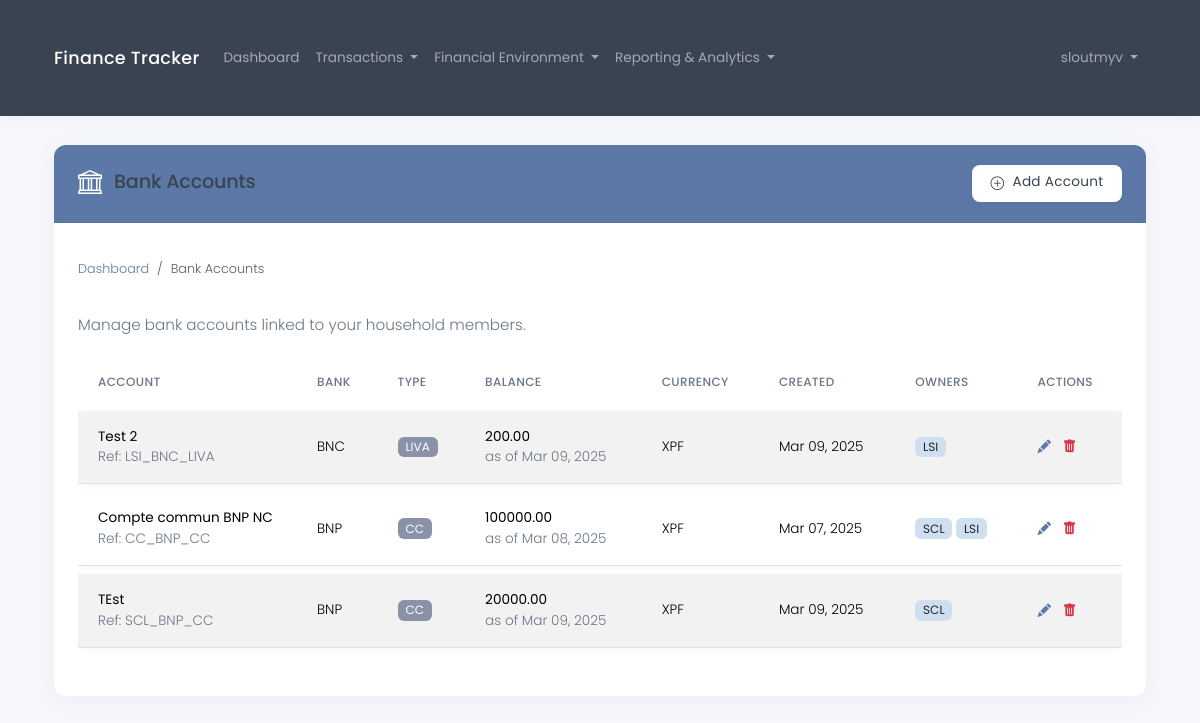
The app's page /en/financial/bank-accounts/ (signed in), older data.
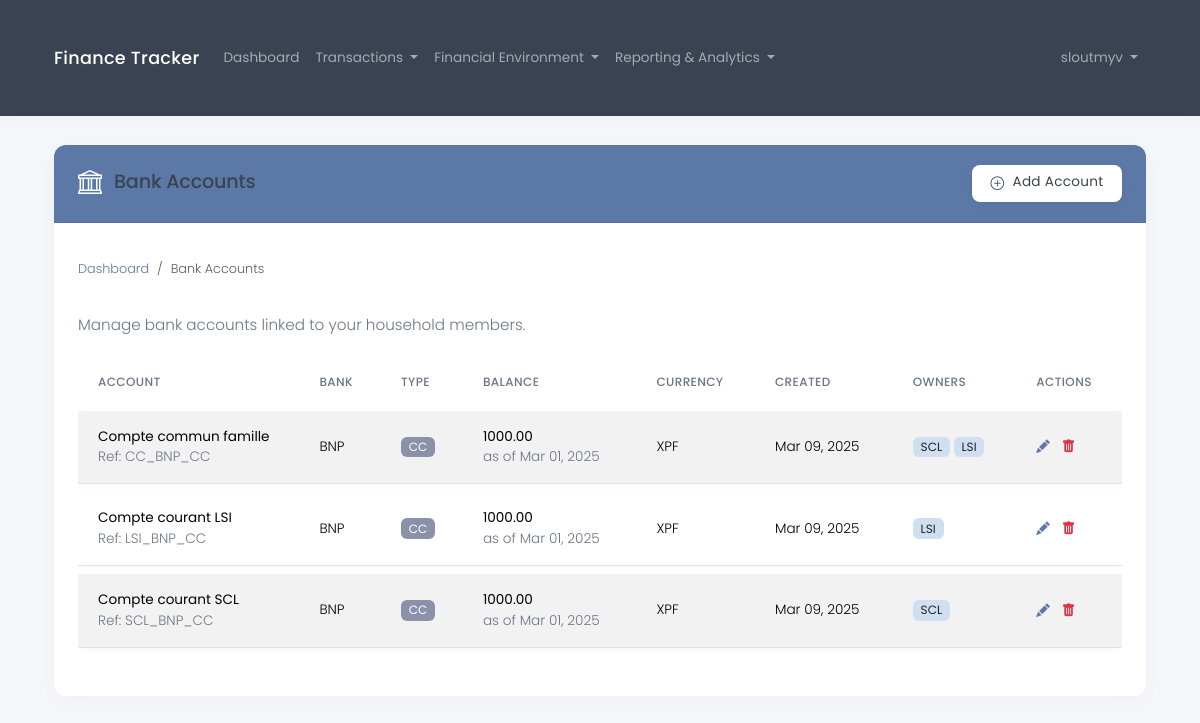
The same page, newer data.
### core/models.py (models this page shows, shortened)
class BankAccount(models.Model):
    CURRENCY_CHOICES = [
        ('EUR', _('Euro (€)')),
        ('USD', _('US Dollar ($)')),
        ('GBP', _('British Pound (£)')),
        ('JPY', _('Japanese Yen (¥)')),
        ('CHF', _('Swiss Franc (Fr)')),
        ('AUD', _('Australian Dollar (A$)')),
        ('CAD', _('Canadian Dollar (C$)')),
        ('XPF', _('CFP Franc (₣)')),
        ('CNY', _('Chinese Yuan (¥)')),
    ]
    name = models.CharField(max_length=100, help_text=_("Name of the account"))
    bank_name = models.CharField(max_length=100, help_text=_("Name of the bank"), default="")
    account_type = models.ForeignKey(AccountType, on_delete=models.PROTECT, related_name='accounts', null=True)
    members = models.ManyToManyField(HouseholdMember, related_name='bank_accounts')
    reference = models.CharField(max_length=100, blank=True, help_text=_("Auto-generated reference code"))
    currency = models.CharField(
        max_length=3,
        choices=CURRENCY_CHOICES,
        default='EUR',
        help_text=_("Three-letter currency code")
    )
    balance = models.DecimalField(
        max_digits=12,
        decimal_places=2,
        default=0.0,
        help_text=_("Current balance of the account")
    )
    balance_date = models.DateField(
        default=timezone.now,
        help_text=_("Date when the balance was last updated")
    )
    timestamp = models.DateTimeField(default=timezone.now, help_text=_("Account creation date and time"))
    created_at = models.DateTimeField(auto_now_add=True)
    updated_at = models.DateTimeField(auto_now=True)
    class Meta:
        ordering = ['bank_name', 'name']

class AccountType(models.Model):
    designation = models.CharField(max_length=100)
    short_designation = models.CharField(max_length=10)
    created_at = models.DateTimeField(auto_now_add=True)
    updated_at = models.DateTimeField(auto_now=True)
    class Meta:
        ordering = ['designation']

class HouseholdMember(models.Model):
    tax_household = models.ForeignKey(TaxHousehold, on_delete=models.CASCADE, related_name='members')
    first_name = models.CharField(max_length=100)
    last_name = models.CharField(max_length=100)
    date_of_birth = models.DateField()
    trigram = models.CharField(max_length=3, editable=False)
    created_at = models.DateTimeField(auto_now_add=True)
    updated_at = models.DateTimeField(auto_now=True)

### core/views.py (the view)
# urls.py: path('financial/bank-accounts/', views.bank_account_list, name='bank_account_list'),
@login_required
def bank_account_list(request):
    try:
        household = request.user.tax_household
        members = household.members.all()
        has_members = members.exists()
        bank_accounts = BankAccount.objects.filter(members__in=members).distinct() if has_members else []
        return render(request, 'financial/bank_account_list.html', {
            'bank_accounts': bank_accounts,
            'has_household': True,
            'has_members': has_members
        })
    except TaxHousehold.DoesNotExist:
        return render(request, 'financial/bank_account_list.html', {
            'bank_accounts': [],
            'has_household': False,
            'has_members': False
        })

### templates/financial/bank_account_list.html (shortened to what this page needs)
{% extends 'base.html' %}
{% load i18n_extras %}
{% block content %}
<div class="row">
    <div class="col-md-12">
        <div class="card">
            <div class="card-header bg-primary text-white d-flex align-items-center justify-content-between">
                <div>
                    <i class="bi bi-bank me-2 fs-4"></i>
                    <h3 class="mb-0 d-inline">{% translate_json "Bank Accounts" %}</h3>
                </div>
                {% if has_household and has_members %}
                <a href="{% url 'bank_account_create' %}" class="btn btn-light">
                    <i class="bi bi-plus-circle me-1"></i> {% translate_json "Add Account" %}
                </a>
                {% endif %}
            </div>
            <div class="card-body">
                <nav aria-label="breadcrumb" class="mb-4">
                    <ol class="breadcrumb">
                        <li class="breadcrumb-item"><a href="{% url 'dashboard' %}">{% translate_json "Dashboard" %}</a></li>
                        <li class="breadcrumb-item active" aria-current="page">{% translate_json "Bank Accounts" %}</li>
                    </ol>
                </nav>
                {% if not has_household %}
                    <div class="alert alert-warning">
                        <h5 class="alert-heading">{% translate_json "You need to create a tax household first" %}</h5>
                        <p>{% translate_json "Before adding bank accounts, you need to set up your tax household." %}</p>
                        <hr>
                        <div class="d-grid gap-2 d-md-flex">
                            <a href="{% url 'household_create' %}" class="btn btn-primary">
                                <i class="bi bi-house-add-fill me-1"></i> {% translate_json "Create Tax Household" %}
                            </a>
                        </div>
                    </div>
                {% else %}
                    <p class="lead">{% translate_json "Manage bank accounts linked to your household members." %}</p>
                    {% if bank_accounts %}
                        <div class="table-responsive">
                            <table class="table table-striped">
                                <thead>
                                    <tr>
                                        <th>{% translate_json "Account" %}</th>
                                        <th>{% translate_json "Bank" %}</th>
                                        <th>{% translate_json "Type" %}</th>
                                        <th>{% translate_json "Balance" %}</th>
                                        <th>{% translate_json "Currency" %}</th>
                                        <th>{% translate_json "Created" %}</th>
                                        <th>{% translate_json "Owners" %}</th>
                                        <th>{% translate_json "Actions" %}</th>
                                    </tr>
                                </thead>
                                <tbody>
                                    {% for account in bank_accounts %}
                                    <tr>
                                        <td>
                                            <strong>{{ account.name }}</strong>
                                            <div class="small text-muted">{% translate_json "Ref" %}: {{ account.reference }}</div>
                                        </td>
                                        <td>{{ account.bank_name }}</td>
                                        <td>
                                            {% if account.account_type %}
                                                <span class="badge bg-secondary" title="{{ account.account_type.designation }}">
                                                    {{ account.account_type.short_designation }}
                                                </span>
                                            {% else %}
                                                <span class="text-muted">{% translate_json "Not set" %}</span>
                                            {% endif %}
                                        </td>
                                        <td>
                                            <strong>{{ account.balance }}</strong>
                                            <div class="small text-muted" title="{{ account.balance_date|date:'F j, Y' }}">
                                                {% translate_json "as of" %} {{ account.balance_date|date:"M d, Y" }}
                                            </div>
                                        </td>
                                        <td>{{ account.currency }}</td>
                                        <td><span title="{{ account.timestamp|date:'F j, Y, g:i a' }}">{{ account.timestamp|date:"M d, Y" }}</span></td>
                                        <td>
                                            {% for member in account.members.all %}
                                                <span class="badge bg-info text-dark" title="{{ member.first_name }} {{ member.last_name }}">
                                                    {{ member.trigram }}
                                                </span>
                                            {% empty %}
                                                <span class="text-muted">{% translate_json "No owners" %}</span>
                                            {% endfor %}
                                        </td>
                                        <td>
                                            <div>
                                                <a href="{% url 'bank_account_update' account.pk %}" class="text-primary me-2" style="text-decoration: none;">
                                                    <i class="bi bi-pencil-fill"></i>
                                                </a>
                                                <a href="{% url 'bank_account_delete' account.pk %}" class="text-danger" style="text-decoration: none;">
                                                    <i class="bi bi-trash-fill"></i>
                                                </a>
                                            </div>
                                        </td>
                                    </tr>
                                    {% endfor %}
                                </tbody>
                            </table>
                        </div>
                    {% else %}
                        <div class="alert alert-info">
                            <p>{% translate_json "You haven't added any bank accounts yet. Click the button above to add your first account." %}</p>
                        </div>
                    {% endif %}
                {% endif %}
            </div>
        </div>
    </div>
</div>
{% endblock %}

### templates/base.html (shortened to what this page needs)
{% load i18n %}
{% load i18n_extras %}
{% load static %}
<!DOCTYPE html>
<html lang="{{ LANGUAGE_CODE }}">
<head>
    <link href="https://cdn.jsdelivr.net/npm/bootstrap@5.3.2/dist/css/bootstrap.min.css" rel="stylesheet">
    <link rel="stylesheet" href="https://cdn.jsdelivr.net/npm/bootstrap-icons@1.11.3/font/bootstrap-icons.min.css">
    <link rel="stylesheet" href="{% static 'css/custom.css' %}">
</head>
<body>
    <nav class="navbar navbar-expand-lg navbar-dark bg-dark">
        <div class="container">
            <a class="navbar-brand" href="{% url 'home' %}">{% translate_json "Finance Tracker" %}</a>
            <div class="collapse navbar-collapse" id="navbarNav">
                <ul class="navbar-nav me-auto">
                    {% if user.is_authenticated %}
                        <li class="nav-item">
                            <a class="nav-link" href="{% url 'dashboard' %}">{% translate_json "Dashboard" %}</a>
                        </li>
                        <li class="nav-item dropdown">
                            <a class="nav-link dropdown-toggle" href="#" id="transactionsDropdown" role="button" data-bs-toggle="dropdown">
                                {% translate_json "Transactions" %}
                            </a>
                        </li>
                        <li class="nav-item dropdown">
                            <a class="nav-link dropdown-toggle" href="#" id="financialDropdown" role="button" data-bs-toggle="dropdown">
                                {% translate_json "Financial Environment" %}
                            </a>
                        </li>
                        <li class="nav-item dropdown">
                            <a class="nav-link dropdown-toggle" href="#" id="analyticsDropdown" role="button" data-bs-toggle="dropdown">
                                {% translate_json "Reporting & Analytics" %}
                            </a>
                        </li>
                    {% endif %}
                </ul>
                <ul class="navbar-nav ms-auto">
                    {% if user.is_authenticated %}
                        <li class="nav-item dropdown">
                            <a class="nav-link dropdown-toggle" href="#" id="navbarDropdown" role="button" data-bs-toggle="dropdown">
                                {{ user.username }}
                            </a>
                        </li>
                    {% else %}
                        <li class="nav-item">
                            <a class="nav-link" href="{% url 'login' %}">{% translate_json "Login" %}</a>
                        </li>
                    {% endif %}
                </ul>
            </div>
        </div>
    </nav>
    <div class="container">
        {% block content %}{% endblock %}
    </div>
</body>
</html>

Row changes from the older to the newer data that the page shows:
removed BankAccount: name "Test 2", reference "LSI_BNC_LIVA", bank_name "BNC", account_type.short_designation "LIVA", balance "200.00", balance_date "Mar 09, 2025", currency "XPF", timestamp "Mar 09, 2025", HouseholdMember (trigram "LSI")
removed BankAccount: name "Compte commun BNP NC", reference "CC_BNP_CC", bank_name "BNP", account_type.short_designation "CC", balance "100000.00", balance_date "Mar 08, 2025", currency "XPF", timestamp "Mar 07, 2025", HouseholdMember (trigram "SCL"), HouseholdMember (trigram "LSI")
removed BankAccount: name "TEst", reference "SCL_BNP_CC", bank_name "BNP", account_type.short_designation "CC", balance "20000.00", balance_date "Mar 09, 2025", currency "XPF", timestamp "Mar 09, 2025", HouseholdMember (trigram "SCL")
added BankAccount: name "Compte commun famille", reference "CC_BNP_CC", bank_name "BNP", account_type.short_designation "CC", balance "1000.00", balance_date "Mar 01, 2025", currency "XPF", timestamp "Mar 09, 2025", HouseholdMember (trigram "SCL"), HouseholdMember (trigram "LSI")
added BankAccount: name "Compte courant LSI", reference "LSI_BNP_CC", bank_name "BNP", account_type.short_designation "CC", balance "1000.00", balance_date "Mar 01, 2025", currency "XPF", timestamp "Mar 09, 2025", HouseholdMember (trigram "LSI")
added BankAccount: name "Compte courant SCL", reference "SCL_BNP_CC", bank_name "BNP", account_type.short_designation "CC", balance "1000.00", balance_date "Mar 01, 2025", currency "XPF", timestamp "Mar 09, 2025", HouseholdMember (trigram "SCL")
